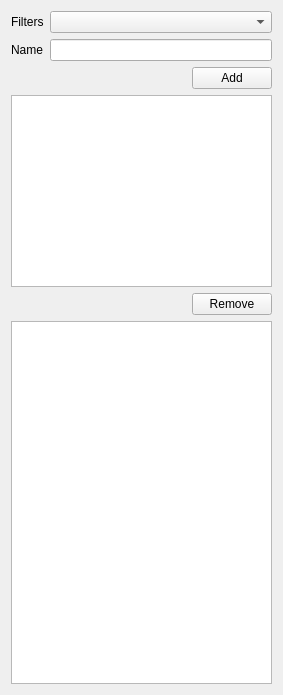
<?xml version="1.0" encoding="UTF-8"?>
<ui version="4.0">
 <class>PluginAttributes</class>
 <widget class="QDockWidget" name="PluginAttributes">
  <property name="geometry">
   <rect>
    <x>0</x>
    <y>0</y>
    <width>283</width>
    <height>695</height>
   </rect>
  </property>
  <property name="windowTitle">
   <string>Plugin Attributes</string>
  </property>
  <widget class="QWidget" name="widget">
   <layout class="QVBoxLayout" name="verticalLayout" stretch="0,0,0,2">
    <item>
     <layout class="QFormLayout" name="formLayout">
      <item row="0" column="0">
       <widget class="QLabel" name="label">
        <property name="text">
         <string>Filters</string>
        </property>
       </widget>
      </item>
      <item row="0" column="1">
       <widget class="QComboBox" name="filterClasses"/>
      </item>
      <item row="1" column="0">
       <widget class="QLabel" name="label_2">
        <property name="text">
         <string>Name</string>
        </property>
       </widget>
      </item>
      <item row="1" column="1">
       <widget class="QLineEdit" name="filterName"/>
      </item>
      <item row="2" column="1">
       <layout class="QHBoxLayout" name="horizontalLayout">
        <item>
         <spacer name="horizontalSpacer">
          <property name="orientation">
           <enum>Qt::Horizontal</enum>
          </property>
          <property name="sizeHint" stdset="0">
           <size>
            <width>40</width>
            <height>20</height>
           </size>
          </property>
         </spacer>
        </item>
        <item>
         <widget class="QPushButton" name="filterAdd">
          <property name="text">
           <string>Add</string>
          </property>
         </widget>
        </item>
       </layout>
      </item>
     </layout>
    </item>
    <item>
     <widget class="QTableWidget" name="filters">
      <property name="selectionMode">
       <enum>QAbstractItemView::SingleSelection</enum>
      </property>
      <property name="selectionBehavior">
       <enum>QAbstractItemView::SelectRows</enum>
      </property>
     </widget>
    </item>
    <item>
     <layout class="QHBoxLayout" name="horizontalLayout_2">
      <item>
       <spacer name="horizontalSpacer_2">
        <property name="orientation">
         <enum>Qt::Horizontal</enum>
        </property>
        <property name="sizeHint" stdset="0">
         <size>
          <width>40</width>
          <height>20</height>
         </size>
        </property>
       </spacer>
      </item>
      <item>
       <widget class="QPushButton" name="fiterRemove">
        <property name="text">
         <string>Remove</string>
        </property>
       </widget>
      </item>
     </layout>
    </item>
    <item>
     <widget class="QTableWidget" name="filterAttributes">
      <property name="minimumSize">
       <size>
        <width>0</width>
        <height>300</height>
       </size>
      </property>
      <property name="alternatingRowColors">
       <bool>true</bool>
      </property>
     </widget>
    </item>
   </layout>
  </widget>
 </widget>
 <layoutdefault spacing="6" margin="11"/>
 <resources/>
 <connections/>
</ui>
